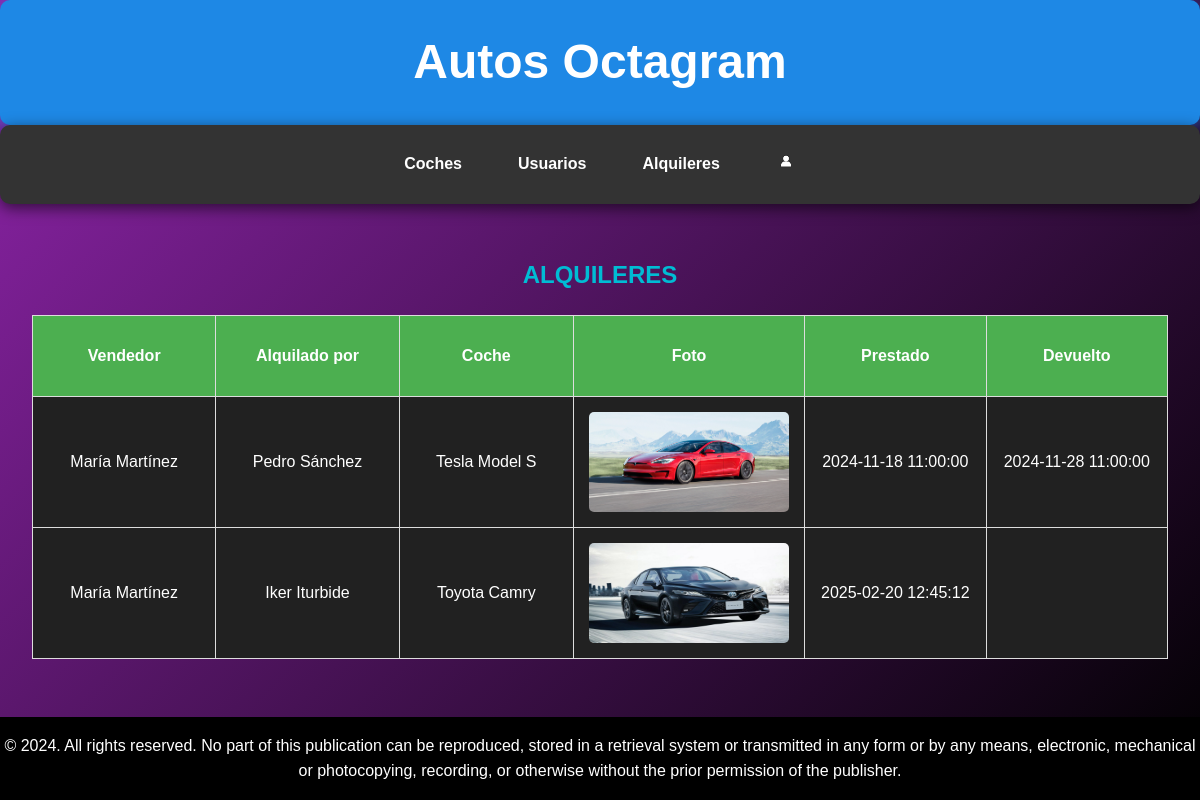
Page /alquileres/listar.php (signed in) on the committed database.
### tables this page shows
CREATE TABLE `alquileres` (
  `id_alquiler` int(10) unsigned NOT NULL AUTO_INCREMENT,
  `id_usuario` int(10) unsigned DEFAULT NULL,
  `id_coche` int(10) unsigned DEFAULT NULL,
  `prestado` datetime DEFAULT NULL,
  `devuelto` datetime DEFAULT NULL,
  PRIMARY KEY (`id_alquiler`),
  KEY `id_usuario` (`id_usuario`),
  KEY `id_coche` (`id_coche`),
  CONSTRAINT `alquileres_ibfk_1` FOREIGN KEY (`id_usuario`) REFERENCES `usuarios` (`id_usuario`),
  CONSTRAINT `alquileres_ibfk_2` FOREIGN KEY (`id_coche`) REFERENCES `coches` (`id_coche`)
);

CREATE TABLE `coches` (
  `id_coche` int(10) unsigned NOT NULL AUTO_INCREMENT,
  `modelo` varchar(50) DEFAULT NULL,
  `marca` varchar(50) DEFAULT NULL,
  `color` varchar(50) DEFAULT NULL,
  `precio` int(10) DEFAULT NULL,
  `alquilado` tinyint(1) DEFAULT NULL,
  `foto` varchar(300) DEFAULT NULL,
  `id_vendedor` int(10) DEFAULT NULL,
  PRIMARY KEY (`id_coche`)
);

### alquileres/listar.php (the view, shortened to what this page needs)
<!DOCTYPE html>
<html lang="es">
	<head>
		<link rel="stylesheet" href="../index.css">
	</head>
	<body>
        <?php
            $conn = mysqli_connect ("localhost", "root", "rootroot", "concesionario");
        ?>
		<header class="header">
            <h1>Autos Octagram</h1>
        </header>
        <nav class="navega">
            <ul>
                <li>
                    <a href="../coches/coches.php">Coches</a>
                </li>
                <?php if ($_SESSION['tipo']=='vendedor' || $_SESSION['tipo']=='administrador' || $_SESSION['tipo']=='comprador'){ ?>
                <li>
                    <a href="../usuarios/usuarios.php">Usuarios</a>
                </li>
                <?php } ?>
                <?php if ($_SESSION['tipo']=='vendedor' || $_SESSION['tipo']=='administrador' || $_SESSION['tipo']=='comprador'){ ?>
                    <li>
                        <a href="../alquileres/alquileres.php">Alquileres</a>
                    </li>
                <?php } ?>
                <li>
                    <a href="../registro.php"><img src="../icono.png" width="20"></a>
                </li>
            </ul>
        </nav>
        <main class="contenido">
        <h2>ALQUILERES</h2>
         <?PHP
            $tipo=$_SESSION['tipo'];
            $id_usuario=$_SESSION['id_usuario'];
            if ($tipo=='administrador'){
                $instruccion = "select concat(v.nombre,' ',v.apellidos) as vendedor, concat(u.nombre,' ',u.apellidos) as usuario, concat(marca,' ',modelo) as coche, foto, prestado, devuelto
                from alquileres a join usuarios u on a.id_usuario=u.id_usuario join coches c on a.id_coche=c.id_coche join usuarios v on c.id_vendedor=v.id_usuario";
            }
            elseif ($tipo=='vendedor'){
                $instruccion = "select concat(v.nombre,' ',v.apellidos) as vendedor, concat(u.nombre,' ',u.apellidos) as usuario, concat(marca,' ',modelo) as coche, foto, prestado, devuelto
                from alquileres a join usuarios u on a.id_usuario=u.id_usuario join coches c on a.id_coche=c.id_coche join usuarios v on c.id_vendedor=v.id_usuario where c.id_vendedor='$id_usuario'";
            }
            $consulta = mysqli_query ($conn,$instruccion)
            or die ("Fallo en la consulta");
            $nfilas = mysqli_num_rows ($consulta);
            if ($nfilas > 0){
               print ("<TABLE border=1 align=center>\n");
               print ("<TR>\n");
               print ("<TH height=50px width=200px>Vendedor</TH>\n");
               print ("<TH height=50px width=200px>Alquilado por</TH>\n");
               print ("<TH height=50px width=200px>Coche</TH>\n");
               print ("<TH height=50px width=200px>Foto</TH>\n");
               print ("<TH height=50px width=200px>Prestado</TH>\n");
               print ("<TH height=50px width=200px>Devuelto</TH>\n");
               print ("</TR>\n");
               for ($i=0; $i<$nfilas; $i++){
                  $resultado = mysqli_fetch_array ($consulta);
                  print ("<TR>\n");
                  print ("<TD>" . $resultado['vendedor'] . "</TD>\n");
                  print ("<TD>" . $resultado['usuario'] . "</TD>\n");
                  print ("<TD>" . $resultado['coche'] . "</TD>\n");
                  print ("<TD><img src='../coches/img/" . htmlspecialchars($resultado['foto']) . "' width=200 height=100 align=center></TD>\n");
                  print ("<TD>" . $resultado['prestado'] . "</TD>\n");
                  print ("<TD>" . $resultado['devuelto'] . "</TD>\n");
                  print ("</TR>\n");
               }
               print ("</TABLE>\n");
            }
            else{
               print ("No hay alquileres disponibles");
            }
         ?>
        </main>
        <footer class="footer">
            <p> © 2024. All rights reserved. No part of this publication can be reproduced, stored in a retrieval system or transmitted in any form or by any means,
                electronic, mechanical or photocopying, recording, or otherwise without the prior permission of the publisher.</p>
        </footer>
	</body>
</html>

### index.css (style rules this page uses)
body, h1, h2, p, ul, li, a { margin: 0; padding: 0; box-sizing: border-box; }
body { font-family: Arial, sans-serif; line-height: 1.6; background-color: #212121; color: #fff; display: flex; flex-direction: column; min-height: 100vh; background: linear-gradient(135deg, #8e24aa, #000000); }
.header { background-color: #1e88e5; color: white; text-align: center; padding: 1.5rem 0; box-shadow: 0 4px 20px rgba(30, 136, 229, 0.7); border-radius: 10px; transition: transform 0.3s ease, background-color 0.3s ease; }
.header h1 { margin: 0; font-size: 3rem; }
.navega { background-color: #333; text-align: center; padding: 1rem 0; box-shadow: 0 4px 15px rgba(0, 0, 0, 0.6); border-radius: 10px; margin-bottom: 20px; }
.navega ul { list-style: none; display: inline-flex; gap: 2rem; }
.navega a { color: white; text-decoration: none; font-weight: bold; padding: 1rem 2rem; border-radius: 30px; transition: background-color 0.3s ease, transform 0.3s ease; }
ul { list-style:none; }
.navega li a { color:#fff; text-decoration:none; padding:10px 12px; display:block; }
.contenido { flex: 1; padding: 2rem; text-align: center; }
.contenido h2 { margin-bottom: 1rem; color: #00bcd4; }
.footer { background-color: #000000; color: white; text-align: center; padding: 1rem 0; margin-top: auto; }
table { width: 100%; border-collapse: collapse; margin: 20px 0; background-color: #212121; }
th, td { padding: 15px; text-align: center; border: 1px solid #ddd; }
th { background-color: #4caf50; color: white; font-weight: bold; }
td img { max-width: 200px; max-height: 100px; border-radius: 5px; transition: transform 0.3s ease; }

### rows in the picture
alquileres: vendedor "María Martínez", usuario "Pedro Sánchez", coche "Tesla Model S", id_coche.foto (picture), prestado "2024-11-18 11:00:00", devuelto "2024-11-28 11:00:00"
alquileres: vendedor "María Martínez", usuario "Iker Iturbide", coche "Toyota Camry", id_coche.foto (picture), prestado "2025-02-20 12:45:12"
